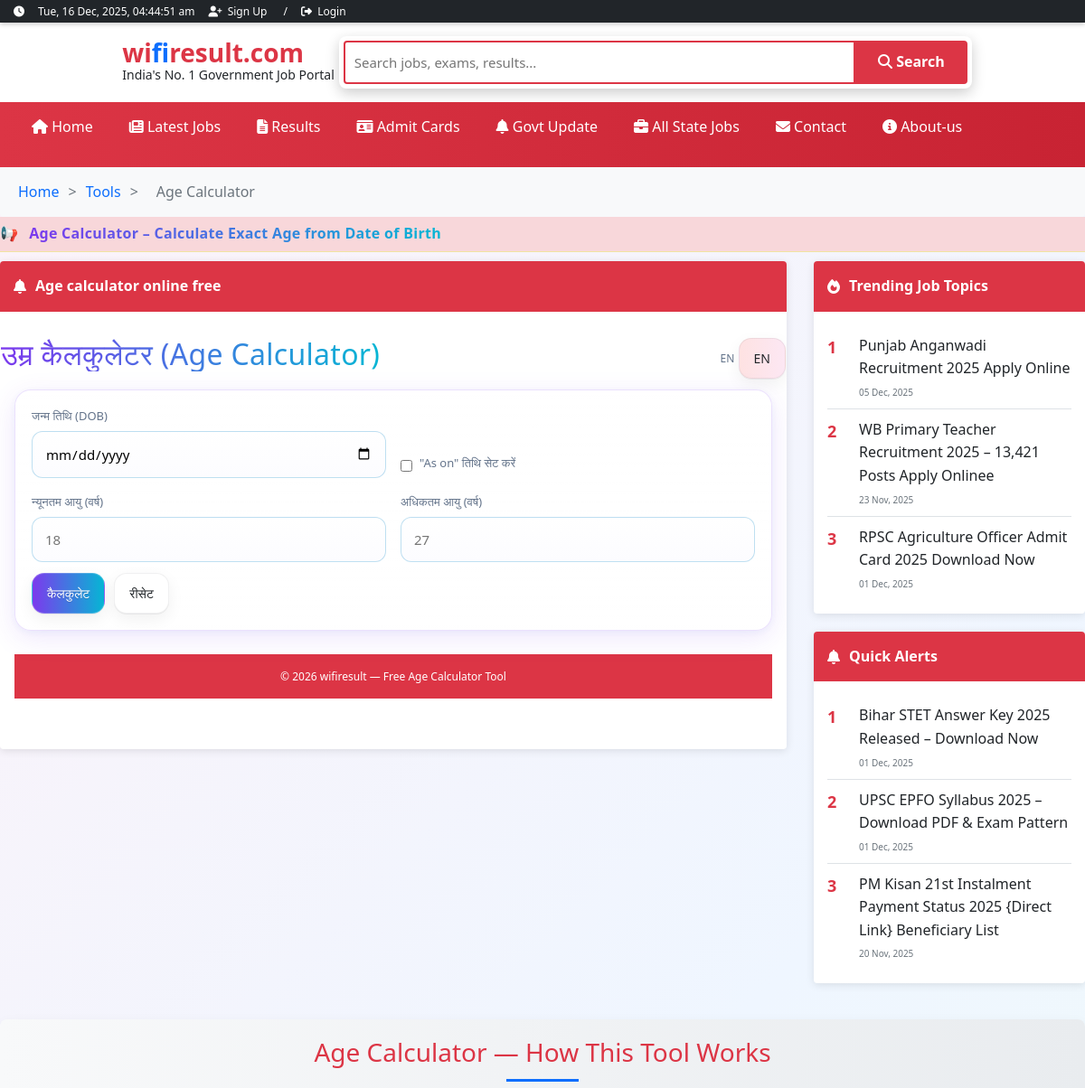
The app's page /tools/age-calculator/ (upper part), older data.
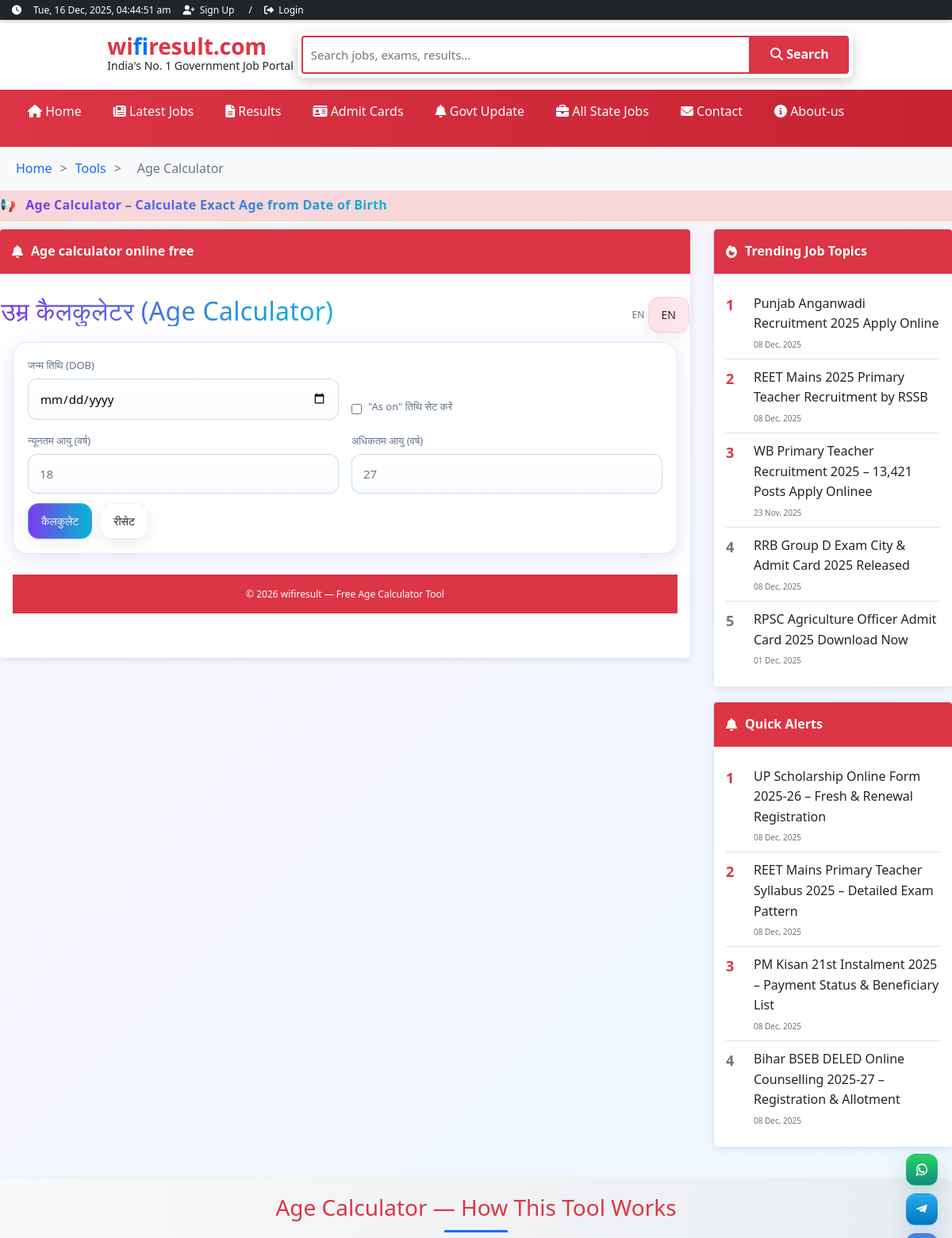
The same page, newer data.
### firstapp/models.py (models this page shows, shortened)
class Job(models.Model):
    STATUS_CHOICES = (
        ('draft', 'Draft'),
        ('published', 'Published'),
    )
    title = models.CharField(max_length=550)
    slug = models.SlugField(max_length=500, unique=True, blank=True)
    description = models.TextField()
    keywords = models.TextField(blank=True, help_text="Enter SEO keywords separated by comma. Example: government jobs, wb primary teacher, latest jobs 2025")
    tag = models.CharField(max_length=250)
    category = models.CharField(max_length=100, blank=True, null=True)
    h1 = CKEditor5Field('h1', config_name='default')  # 'default' वही config_name है
    author = CKEditor5Field('author', config_name='default')  # 'default' वही config_name है
    extra_information = CKEditor5Field('extra_information', config_name='default')  # 'default' वही config_name है
    overview = CKEditor5Field('overview', config_name='default')  # 'default' वही config_name है
    important_dates = CKEditor5Field('important_dates', config_name='default')  # 'default' वही config_name है
    vacancy_details = CKEditor5Field('vacancy_details', config_name='default')  # 'default' वही config_name है
    eligibillity_criteria = CKEditor5Field('eligibillity_criteria', config_name='default')  # 'default' वही config_name है
    application_fee = CKEditor5Field('application_fee', config_name='default')  # 'default' वही config_name है
    selection_process = CKEditor5Field('selection_process', config_name='default')  # 'default' वही config_name है
    salary_structure = CKEditor5Field('salary_structure', config_name='default')  # 'default' वही config_name है
    How_to_appply = CKEditor5Field('How_to_appply', config_name='default')  # 'default' वही config_name है
    important_link = CKEditor5Field('important_link', config_name='default')  # 'default' वही config_name है
    faq_q1 = models.CharField(max_length=555, blank=True, null=True)
    faq_a1 = models.TextField(blank=True, null=True)
    faq_q2 = models.CharField(max_length=555, blank=True, null=True)
    faq_a2 = models.TextField(blank=True, null=True)
    faq_q3 = models.CharField(max_length=555, blank=True, null=True)
    faq_a3 = models.TextField(blank=True, null=True)
    faq_q4 = models.CharField(max_length=555, blank=True, null=True)
    faq_a4 = models.TextField(blank=True, null=True)
    faq_q5 = models.CharField(max_length=555, blank=True, null=True)
    faq_a5 = models.TextField(blank=True, null=True)
    faq_q6 = models.CharField(max_length=555, blank=True, null=True)
    faq_a6 = models.TextField(blank=True, null=True)
    faq_q7 = models.CharField(max_length=555, blank=True, null=True)
    faq_a7 = models.TextField(blank=True, null=True)
    faq_q8 = models.CharField(max_length=555, blank=True, null=True)
    faq_a8 = models.TextField(blank=True, null=True)
    faq_q9 = models.CharField(max_length=555, blank=True, null=True)
    faq_a9 = models.TextField(blank=True, null=True)
    faq_q10 = models.CharField(max_length=555, blank=True, null=True)
    faq_a10 = models.TextField(blank=True, null=True)
    image = models.ImageField(upload_to='og_images/', blank=True, null=True, help_text="Open Graph image for social sharing")
    image_alt = models.CharField(max_length=1000,blank=True,null=True,help_text="Alternate text for OG Image (used in og:image:alt)")
    published_date = models.DateTimeField(default=timezone.now)
    is_active = models.BooleanField(default=True)
    status = models.CharField(max_length=20, choices=STATUS_CHOICES, default='draft')

class Admitcard(models.Model):
    STATUS_CHOICES = (
        ('draft', 'Draft'),
        ('published', 'Published'),
    )
    title = models.CharField(max_length=550)
    slug = models.SlugField(max_length=500, unique=True, blank=True)
    description = models.TextField()
    keywords = models.TextField(blank=True, help_text="Enter SEO keywords separated by comma. Example: government jobs, wb primary teacher, latest jobs 2025")
    tag = models.CharField(max_length=250)
    category = models.CharField(max_length=100, blank=True, null=True)
    h1 = CKEditor5Field('h1', config_name='default')  # 'default' वही config_name है
    author = CKEditor5Field('author', config_name='default')  # 'default' वही config_name है
    extra_information = CKEditor5Field('extra_information', config_name='default')  # 'default' वही config_name है
    overview = CKEditor5Field('overview', config_name='default')  # 'default' वही config_name है
    important_dates = CKEditor5Field('important_dates', config_name='default')  # 'default' वही config_name है
    vacancy_details = CKEditor5Field('vacancy_details', config_name='default')  # 'default' वही config_name है
    eligibillity_criteria = CKEditor5Field('eligibillity_criteria', config_name='default')  # 'default' वही config_name है
    application_fee = CKEditor5Field('application_fee', config_name='default')  # 'default' वही config_name है
    selection_process = CKEditor5Field('selection_process', config_name='default')  # 'default' वही config_name है
    salary_structure = CKEditor5Field('salary_structure', config_name='default')  # 'default' वही config_name है
    check_download = CKEditor5Field('check_download', config_name='default')  # 'default' वही config_name है
    important_link = CKEditor5Field('important_link', config_name='default')  # 'default' वही config_name है
    faq_q1 = models.CharField(max_length=555, blank=True, null=True)
    faq_a1 = models.TextField(blank=True, null=True)
    faq_q2 = models.CharField(max_length=555, blank=True, null=True)
    faq_a2 = models.TextField(blank=True, null=True)
    faq_q3 = models.CharField(max_length=555, blank=True, null=True)
    faq_a3 = models.TextField(blank=True, null=True)
    faq_q4 = models.CharField(max_length=555, blank=True, null=True)
    faq_a4 = models.TextField(blank=True, null=True)
    faq_q5 = models.CharField(max_length=555, blank=True, null=True)
    faq_a5 = models.TextField(blank=True, null=True)
    faq_q6 = models.CharField(max_length=555, blank=True, null=True)
    faq_a6 = models.TextField(blank=True, null=True)
    faq_q7 = models.CharField(max_length=555, blank=True, null=True)
    faq_a7 = models.TextField(blank=True, null=True)
    faq_q8 = models.CharField(max_length=555, blank=True, null=True)
    faq_a8 = models.TextField(blank=True, null=True)
    faq_q9 = models.CharField(max_length=555, blank=True, null=True)
    faq_a9 = models.TextField(blank=True, null=True)
    faq_q10 = models.CharField(max_length=555, blank=True, null=True)
    faq_a10 = models.TextField(blank=True, null=True)
    image = models.ImageField(upload_to='og_images/', blank=True, null=True, help_text="Open Graph image for social sharing")
    image_alt = models.CharField(max_length=1000,blank=True,null=True,help_text="Alternate text for OG Image (used in og:image:alt)")
    published_date = models.DateTimeField(default=timezone.now)
    is_active = models.BooleanField(default=True)
    status = models.CharField(max_length=20, choices=STATUS_CHOICES, default='draft')

class Govtupdate(models.Model):
    STATUS_CHOICES = (
        ('draft', 'Draft'),
        ('published', 'Published'),
    )
    title = models.CharField(max_length=550)
    slug = models.SlugField(max_length=500, unique=True, blank=True)
    description = models.TextField()
    keywords = models.TextField(blank=True, help_text="Enter SEO keywords separated by comma. Example: government jobs, wb primary teacher, latest jobs 2025")
    tag = models.CharField(max_length=250)
    category = models.CharField(max_length=100, blank=True, null=True)
    h1 = CKEditor5Field('h1', config_name='default')  # 'default' वही config_name है
    author = CKEditor5Field('author', config_name='default')  # 'default' वही config_name है
    extra_information = CKEditor5Field('extra_information', config_name='default')  # 'default' वही config_name है
    overview = CKEditor5Field('overview', config_name='default')  # 'default' वही config_name है
    important_dates = CKEditor5Field('important_dates', config_name='default')  # 'default' वही config_name है
    details = CKEditor5Field('details', config_name='default')  # 'default' वही config_name है
    eligibillity_criteria = CKEditor5Field('eligibillity_criteria', config_name='default')  # 'default' वही config_name है
    syllabus = CKEditor5Field('syllabus', config_name='default')  # 'default' वही config_name है
    application_fee = CKEditor5Field('application_fee', config_name='default')  # 'default' वही config_name है
    selection_process = CKEditor5Field('selection_process', config_name='default')  # 'default' वही config_name है
    how_to_apply_online = CKEditor5Field('how_to_apply_online', config_name='default')  # 'default' वही config_name है
    important_link = CKEditor5Field('important_link', config_name='default')  # 'default' वही config_name है
    faq_q1 = models.CharField(max_length=555, blank=True, null=True)
    faq_a1 = models.TextField(blank=True, null=True)
    faq_q2 = models.CharField(max_length=555, blank=True, null=True)
    faq_a2 = models.TextField(blank=True, null=True)
    faq_q3 = models.CharField(max_length=555, blank=True, null=True)
    faq_a3 = models.TextField(blank=True, null=True)
    faq_q4 = models.CharField(max_length=555, blank=True, null=True)
    faq_a4 = models.TextField(blank=True, null=True)
    faq_q5 = models.CharField(max_length=555, blank=True, null=True)
    faq_a5 = models.TextField(blank=True, null=True)
    faq_q6 = models.CharField(max_length=555, blank=True, null=True)
    faq_a6 = models.TextField(blank=True, null=True)
    faq_q7 = models.CharField(max_length=555, blank=True, null=True)
    faq_a7 = models.TextField(blank=True, null=True)
    faq_q8 = models.CharField(max_length=555, blank=True, null=True)
    faq_a8 = models.TextField(blank=True, null=True)
    faq_q9 = models.CharField(max_length=555, blank=True, null=True)
    faq_a9 = models.TextField(blank=True, null=True)
    faq_q10 = models.CharField(max_length=555, blank=True, null=True)
    faq_a10 = models.TextField(blank=True, null=True)
    image = models.ImageField(upload_to='og_images/', blank=True, null=True, help_text="Open Graph image for social sharing")
    image_alt = models.CharField(max_length=1000,blank=True,null=True,help_text="Alternate text for OG Image (used in og:image:alt)")
    published_date = models.DateTimeField(default=timezone.now)
    is_active = models.BooleanField(default=True)
    status = models.CharField(max_length=20, choices=STATUS_CHOICES, default='draft')

### firstapp/views.py (the view)
# urls.py: path('tools/age-calculator/', views.agetool, name="agetool"),
def agetool(request):
  latest_jobs = Job.objects.filter(status='published', is_active=True).order_by('-published_date')[:3]
  latest_admitcards = Admitcard.objects.filter(status='published', is_active=True).order_by("-published_date")[:3]
  latest_govtupdates = Govtupdate.objects.filter(status='published', is_active=True).order_by("-published_date")[:4]
  return render(request, "tool/agetool.html", {"latest_jobs": latest_jobs, "latest_admitcards": latest_admitcards, 'latest_govtupdates': latest_govtupdates,})

### templates/tool/agetool.html (shortened to what this page needs)
{% extends "base.html" %}
{% load static %}
  {% block content %}
<div class="breadcrumb container" style="padding-left:20px;">
  <a href="/">Home</a>
  <span>&gt;</span>
  <a href="{% url 'tools' %}">Tools</a>
  <span>&gt;</span>
  <span>Age Calculator</span>
</div>
<div class="breaking-news">
  <marquee behavior="scroll" direction="left" scrollamount="6">
    <span class="icon">📢</span>
    <h1 class="headline"> Age Calculator – Calculate Exact Age from Date of Birth</h1>
  </marquee>
</div>
  <main class="main-content container">
    <div class="content-area">
      <div class="job-listing-container">
        <div class="job-listing-header">
          <i class="fas fa-bell"></i> Age calculator online free
        </div>
  <div class="wrap">
    <div class="row" style="margin-bottom:10px">
      <h1 id="title">उम्र कैलकुलेटर (Age Calculator)</h1>
      <div class="switch">
        <span class="muted">EN</span>
        <button id="langToggle" class="btn">EN</button>
      </div>
    </div>
    <form id="ageForm" class="card">
      <div class="grid">
        <div>
          <label id="dobLabel">जन्म तिथि (DOB)</label>
          <input id="dob" type="date" required />
        </div>
        <div style="align-self:end; display:flex; gap:8px; align-items:center;">
          <input id="asonToggle" type="checkbox" />
          <label for="asonToggle" id="asonToggleLabel" style="cursor:pointer; user-select:none">"As on" तिथि सेट करें</label>
        </div>
        <div>
          <label id="minLabel">न्यूनतम आयु (वर्ष)</label>
          <input id="minAge" type="number" min="0" inputmode="numeric" placeholder="18" />
        </div>
        <div>
          <label id="maxLabel">अधिकतम आयु (वर्ष)</label>
          <input id="maxAge" type="number" min="0" inputmode="numeric" placeholder="27" />
        </div>
      </div>
      <div style="display:flex; gap:10px; margin-top:12px;">
        <button class="btn primary" id="calcBtn" type="submit">कैलकुलेट</button>
        <button class="btn" id="resetBtn" type="button">रीसेट</button>
      </div>
    </form>
    <footer>©  2026 wifiresult — Free Age Calculator Tool</footer>
  </div>
      </div>
    </div>
    <div class="sidebar">
      <div class="trending-topics mobile-bottom">
        <div class="trending-header">
          <i class="fas fa-fire"></i> Trending Job Topics
        </div>
        <div class="trending-list">
          {% with latest_jobs|length as job_count %}
  {% for job in latest_jobs %}
    <div class="trending-item">
      <div class="trending-number">{{ forloop.counter }}</div>
      <div class="trending-content">
        <a href="/latest-jobs/{{ job.slug }}/">{{ job.title }}</a>
        <div class="trending-meta">{{ job.published_date|date:"d M, Y" }}</div>
      </div>
    </div>
  {% endfor %}
  {% for admitcard in latest_admitcards %}
    <div class="trending-item">
      <div class="trending-number">{{ forloop.counter|add:job_count }}</div>
      <div class="trending-content">
        <a href="/admit-card/{{ admitcard.slug }}/">{{ admitcard.title }}</a>
        <div class="trending-meta">{{ admitcard.published_date|date:"d M, Y" }}</div>
      </div>
    </div>
  {% endfor %}
{% endwith %}
        </div>
      </div>
      <div class="trending-topics">
        <div class="trending-header">
          <i class="fas fa-bell"></i> Quick Alerts
        </div>
        <div class="trending-list">
            {% for govtupdate in latest_govtupdates %}
          <div class="trending-item">
            <div class="trending-number">{{ forloop.counter }}</div>
            <div class="trending-content">
              <a href="/govt-updates/{{ govtupdate.slug }}/">{{ govtupdate.title }}</a>
            <div class="trending-meta">{{ govtupdate.published_date|date:"d M, Y" }}</div>
            </div>
              </div>
              {% endfor %}
        </div>
      </div>
    </div>
  </main>
<section class="website-info" aria-labelledby="tool-info-title">
  <div class="container">
    <h2 id="tool-info-title">Age Calculator — How This Tool Works</h2>
  </div>
</section>
  {% endblock content %}

Row changes from the older to the newer data that the page shows:
no longer on this page (row edited): Govtupdate: title "Bihar STET Answer Key 2025 Released – Download Now", published_date "01 Dec, 2025"
removed Govtupdate: title "PM Kisan 21st Instalment Payment Status 2025 {Direct Link} Beneficiary List", published_date "20 Nov, 2025"
changed Job "Punjab Anganwadi Recruitment 2025 Apply Online": published_date "05 Dec, 2025" → "08 Dec, 2025"
added Job: title "REET Mains 2025 Primary Teacher Recruitment by RSSB", published_date "08 Dec, 2025"
added Admitcard: title "RRB Group D Exam City & Admit Card 2025 Released", published_date "08 Dec, 2025"
added Govtupdate: title "UP Scholarship Online Form 2025-26 – Fresh & Renewal Registration", published_date "08 Dec, 2025"
changed Govtupdate: title "UPSC EPFO Syllabus 2025 – Download PDF & Exam Pattern" → "REET Mains Primary Teacher Syllabus 2025 – Detailed Exam Pattern"; published_date "01 Dec, 2025" → "08 Dec, 2025"
added Govtupdate: title "PM Kisan 21st Instalment 2025 – Payment Status & Beneficiary List", published_date "08 Dec, 2025"
added Govtupdate: title "Bihar BSEB DELED Online Counselling 2025-27 – Registration & Allotment", published_date "08 Dec, 2025"
